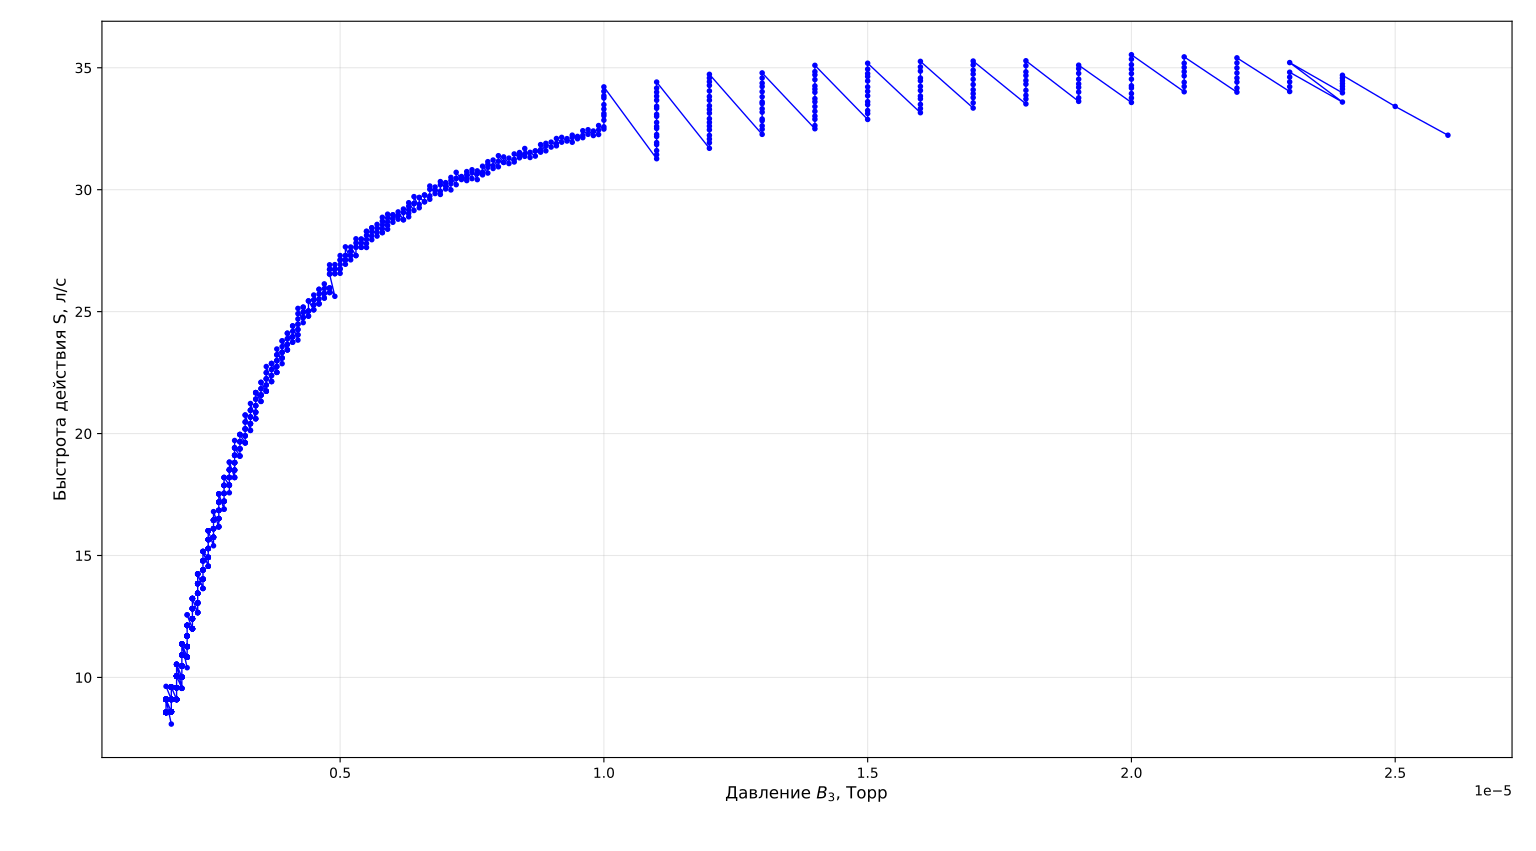

Here is the Python script that generated this plot:
import pandas as pd
import matplotlib.pyplot as plt
import numpy as np

def plot_turbopump_performance(csv_file):
    """
    Построение графика зависимости S(л/с) от P_B3(Торр)
    """
    # Чтение данных из CSV
    df = pd.read_csv(csv_file, 
                    sep=';',           # разделитель - точка с запятой
                    decimal=',',       # десятичный разделитель - запятая
                    header=None,       # нет заголовка
                    names=['P_B3', 'S'])  # названия столбцов
    
    print(f"Загружено {len(df)} точек")
    print("Первые 5 строк данных:")
    print(df.head())
    
    # Преобразуем в numpy массивы
    P_B3 = df['P_B3'].values
    S = df['S'].values
    
    # Создаем график
    plt.figure(figsize=(10, 6))
    
    plt.plot(P_B3, S, 'bo-', markersize=3, linewidth=1)
    plt.xlabel(r'Давление $B_3$, Торр', fontsize=12)
    plt.ylabel('Быстрота действия S, л/с', fontsize=12)
    # plt.title(r'Зависимость производительности турбомолекулярного насоса от давления $В_3$', fontsize=14)
    plt.grid(True, alpha=0.3)
    
    # Добавляем статистику на график
    # avg_S = np.mean(S)
    # plt.axhline(y=avg_S, color='r', linestyle='--', alpha=0.7, 
    #            label=f'Среднее: {avg_S:.1f} л/с')
    # plt.legend()
    
    plt.tight_layout()
    plt.show()
    
    # Выводим статистику
    # print(f"\nСтатистика:")
    # print(f"Диапазон давлений: {P_B3.min():.2e} - {P_B3.max():.2e} Торр")
    # print(f"Диапазон S: {S.min():.1f} - {S.max():.1f} л/с")
    # print(f"Средняя S: {avg_S:.1f} л/с")
    # print(f"Медиана S: {np.median(S):.1f} л/с")

# Основная программа
if __name__ == "__main__":
    csv_file = r"C:\Users\olezh\OneDrive\Рабочий стол\Лабы\Электроника\Вакуум\S(B3).csv"
    plot_turbopump_performance(csv_file)
